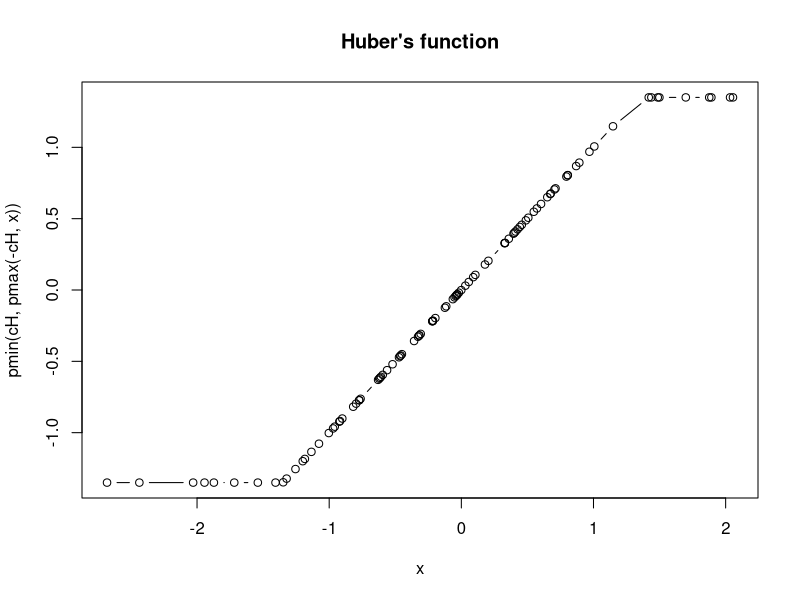
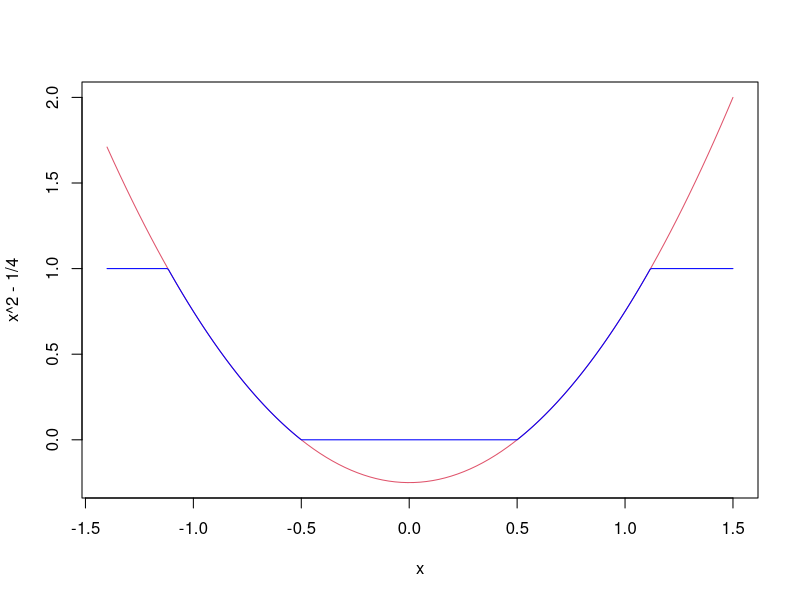
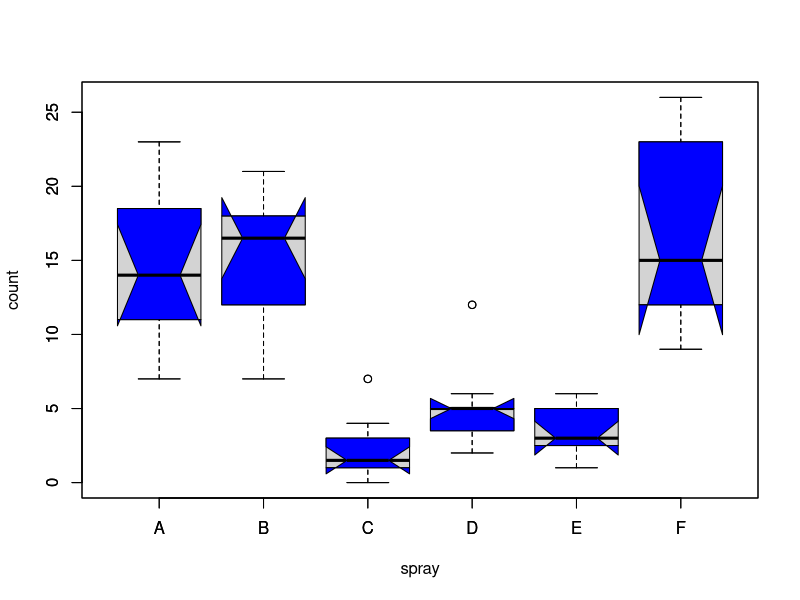
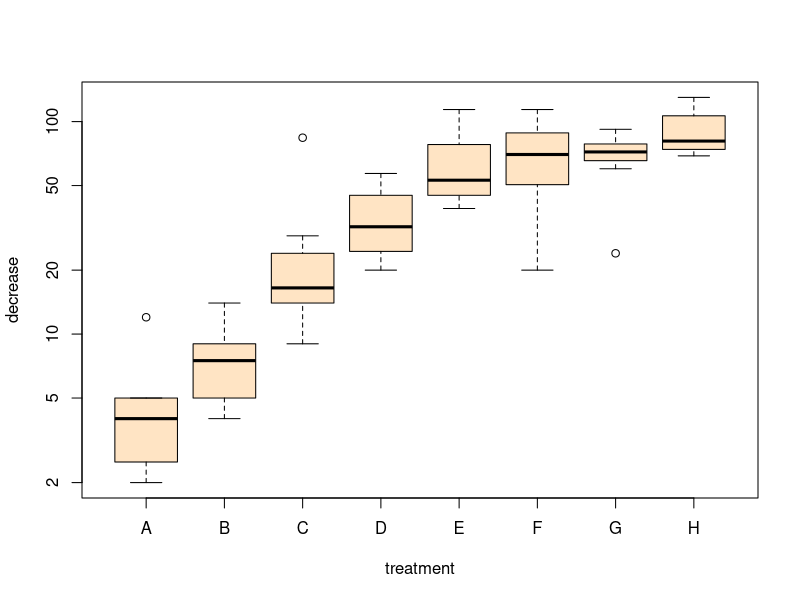
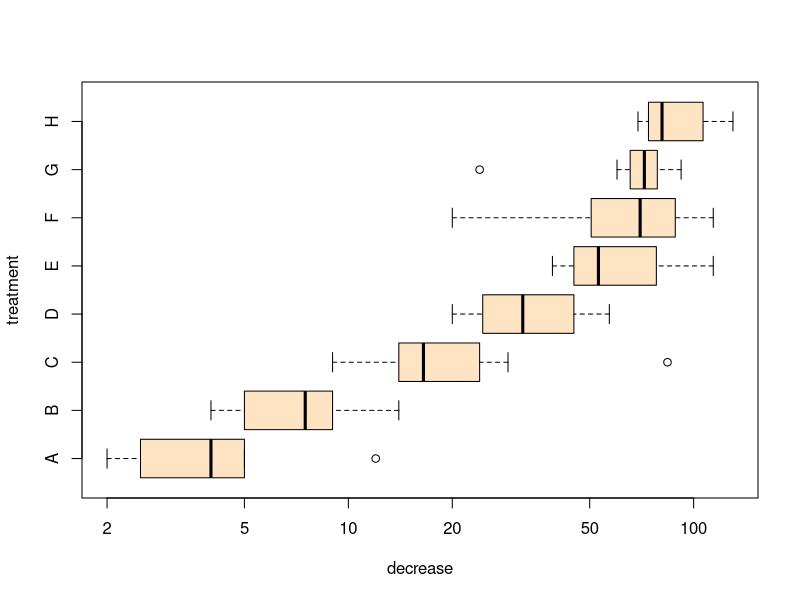
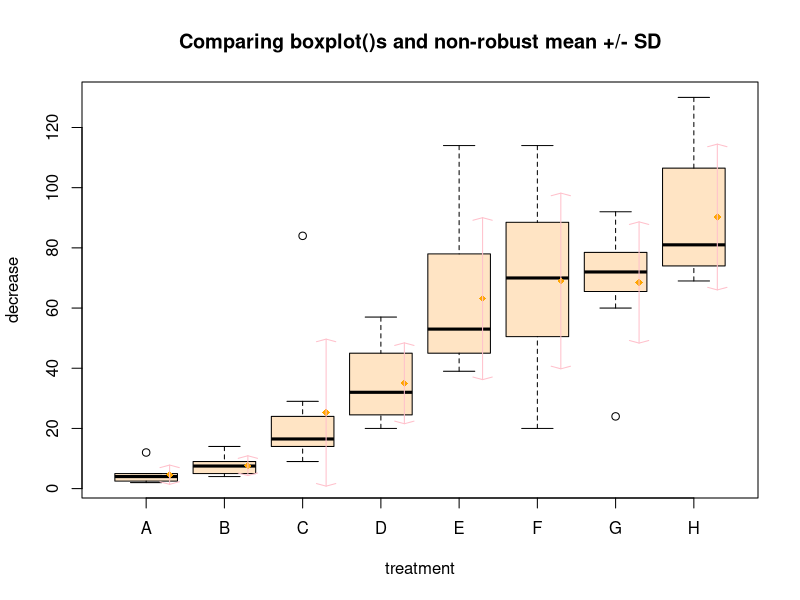
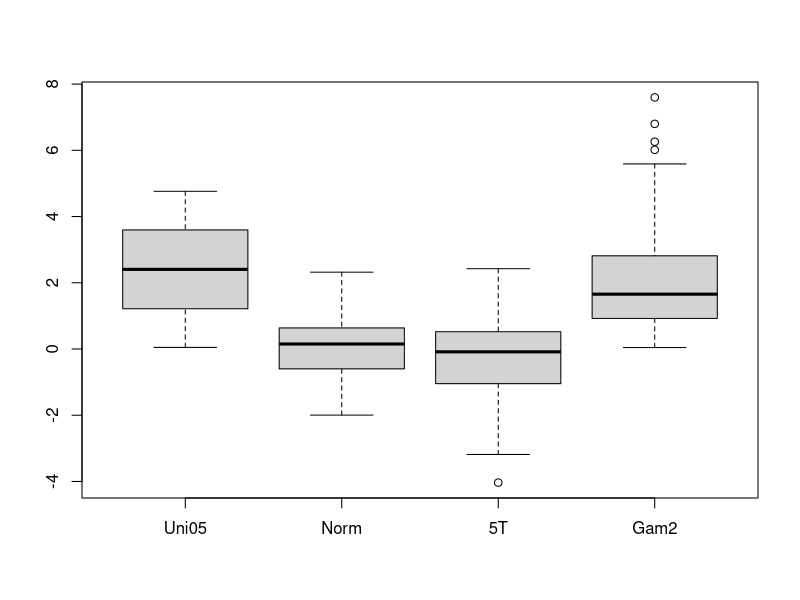
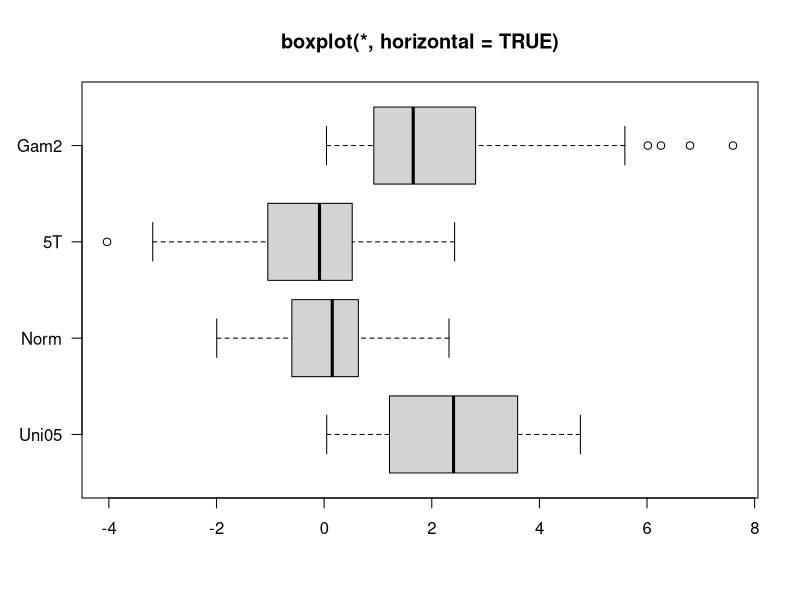

These charts were generated, in order, by the following R code: (Note: this script raises an error after producing the figures.)
## ---- chunk 1
1 + 1
## ---- chunk 2
"Go Jacks"
## ---- chunk 3
3 < 4
## ---- chunk 4
2 + 2 == 5
## ---- chunk 5
T == TRUE
## ---- chunk 6
x = 42
## ---- chunk 7
x <- 42
## ---- chunk 8
x / 2
## ---- chunk 9
x <- "Go Jacks!"
## ---- chunk 10
x
## ---- chunk 11
x <- TRUE
## ---- chunk 12
sum(1, 3, 5)
## ---- chunk 13
rep("Yo ho!", times = 3)
## ---- chunk 14
? sum 
## ---- chunk 15
example(min)
## ---- chunk 16
min(5:1, pi)  # -> one number
## ---- chunk 17
example(boxplot)  # bring example of boxplot
## ---- chunk 18
max(1, 3, 5)  # return the maximum value of a vector
## ---- chunk 19
c(7, 3, 9)
## ---- chunk 20
fishes <- c(7, 3, 9)
fishes
## ---- chunk 21
barplot(fishes)  # see figure 6.1A
## ---- chunk 22
sum(fishes)
## ---- chunk 23
fishes[3]
## ---- chunk 24
fishes[2] <- fishes[2] + 1 
## ---- chunk 25
fishes[2] <- 4
fishes
## ---- chunk 26
fishes2 <- fishes - 1
fishes2
## ---- chunk 27
stolen <- c(0, 3, 4)  # a new vector
fishes2 - stolen
## ---- chunk 28
names(fishes) <- c("Tom", "Jerry", "Mickey")
## ---- chunk 29
fishes
barplot(fishes)   # see figure 6.1B
## ---- chunk 30
knitr::include_graphics("images/img0601_fish.png")
## ---- chunk 31
fishes["Jerry"]
## ---- chunk 32
2 * fishes
## ---- chunk 33
sum(fishes ^ 2)
## ---- chunk 34
c(1, TRUE, "three")
## ---- chunk 35
5:9
## ---- chunk 36
seq(5, 9)
## ---- chunk 37
seq(5, 9, .5)
## ---- chunk 38
x <- seq(1, 20, 0.1)
y <- sqrt(x)
## ---- chunk 39
plot(x, y)
## ---- chunk 40
a <- c(1, 3, NA, 7, 9)
sum(a)
## ---- chunk 41
? sum
## ---- chunk 42
sum(a, na.rm = TRUE)
## ---- chunk 43
is.na(a)
## ---- chunk 44
y <- list(height = 5,name = "John Doe", BP = c(100, 77))  # a list with 3 components
## ---- chunk 45
y[[3]]
## ---- chunk 46
y$BP
## ---- chunk 47
result <- t.test(rnorm(100), rnorm(100))  # rnorm(100): 100 random number
result  # A list holds all  results of t-test
result$p.value  # This retrieves just the P value
result$estimate  # this returns a vector containing two values
## ---- chunk 48
? t.test
## ---- chunk 49
pvalues <- rep(1, 500)  # define a vector containing 500 numbers, all equal to 1.
for (i in 1:500) {  # Loop: The values of i takes values from 1,2,3, …, 500
     result = t.test(rnorm(100), rnorm(100))    
     pvalues[i] = result$p.value  # P values are stored in the i-th element in the vector
}  
hist(pvalues)  # define
summary(pvalues)   
sum(pvalues < 0.05)  # Count how many P values are less than 0.05. 
## ---- chunk 50
knitr::include_graphics("images/img0701_string.png")
## ---- chunk 51
knitr::include_graphics("images/img0702_vector.png")
## ---- chunk 52
DNA <- "taaCCATTGtaaGAACATGGTTGTCcaaaCAAGATGCTAGT"
## ---- chunk 53
DNA <- toupper(DNA)
## ---- chunk 54
segs <- strsplit(DNA, "ATG")
## ---- chunk 55
segs <- unlist(segs)   
segs  # a vector of strings
segs[1]  # first segment
## ---- chunk 56
knitr::include_graphics("images/img0703_matrix.png")
## ---- chunk 57
knitr::include_graphics("images/img0704n.png")
knitr::include_graphics("images/img0704n1.png")
